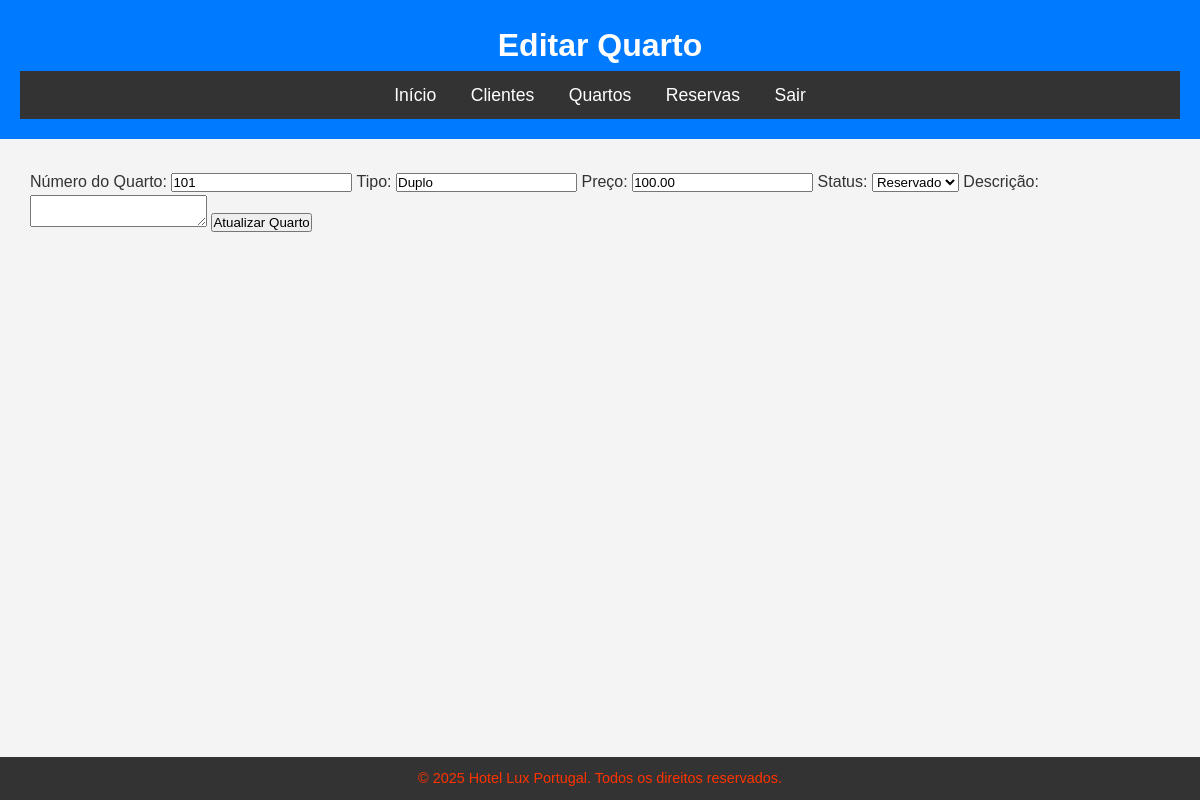
Page /editar_quarto.php?id=1 on the committed database.
### tables this page shows
CREATE TABLE `quarto` (
  `id` int(11) NOT NULL,
  `numero_quarto` varchar(10) NOT NULL,
  `tipo` varchar(50) NOT NULL,
  `preco` decimal(10,2) NOT NULL,
  `status` enum('Disponível','Ocupado','Reservado') DEFAULT 'Disponível',
  `descricao` text DEFAULT NULL
);

### editar_quarto.php (the view, shortened to what this page needs)
<?php
require_once 'config.php';
if (isset($_GET['id'])) {
    $id_quarto = $_GET['id'];
    $query = "SELECT * FROM quarto WHERE id = ?";
    $stmt = $conn->prepare($query);
    $stmt->bind_param("i", $id_quarto);
    $stmt->execute();
    $result = $stmt->get_result();
    $row = $result->fetch_assoc();
} else {
    $_SESSION['erro'] = "ID do quarto não especificado.";
    header("Location: quartos.php");
    exit();
}
?>
<!DOCTYPE html>
<html lang="pt-PT">
<head>
    <link rel="stylesheet" href="estilos.css">
</head>
<body>
    <header>
        <h1>Editar Quarto</h1>
        <nav>
            <ul>
                <li><a href="index.php">Início</a></li>
                <li><a href="clientes.php">Clientes</a></li>
                <li><a href="quartos.php">Quartos</a></li>
                <li><a href="reservas_admin.php">Reservas</a></li>
                <li><a href="logout.php">Sair</a></li>
            </ul>
        </nav>
    </header>
    <main>
        <form action="editar_quarto.php?id=<?= $row['id'] ?>" method="POST">
            <label for="numero_quarto">Número do Quarto:</label>
            <input type="text" id="numero_quarto" name="numero_quarto" value="<?= $row['numero_quarto'] ?>" required>
            <label for="tipo">Tipo:</label>
            <input type="text" id="tipo" name="tipo" value="<?= $row['tipo'] ?>" required>
            <label for="preco">Preço:</label>
            <input type="number" id="preco" name="preco" value="<?= $row['preco'] ?>" step="0.01" required>
            <label for="status">Status:</label>
            <select id="status" name="status" required>
                <option value="Reservado" <?= ($row['status'] == 'Reservado') ? 'selected' : '' ?>>Reservado</option>
            </select>
            <label for="descricao">Descrição:</label>
            <textarea id="descricao" name="descricao" required><?= $row['descricao'] ?></textarea>
            <button type="submit">Atualizar Quarto</button>
        </form>
    </main>
    <footer>
        <p>&copy; 2025 Hotel Lux Portugal. Todos os direitos reservados.</p>
    </footer>
</body>
</html>

### estilos.css (style rules this page uses)
* { margin: 0; padding: 0; box-sizing: border-box; }
body { font-family: 'Arial', sans-serif; background-color: #f4f4f4; color: #333; line-height: 1.6; }
header { background-color: #007bff; color: white; padding: 20px; text-align: center; }
header h1 { font-size: 2rem; }
nav ul { list-style: none; padding: 10px; text-align: center; background-color: #333; }
nav ul li { display: inline; margin: 0 15px; }
nav ul li a { color: white; text-decoration: none; font-size: 1.1rem; transition: color 0.3s; }
main { margin: 30px; }
p { font-size: 1.2rem; color: #ff3300; text-align: center; }
footer { background-color: #333; color: white; text-align: center; padding: 10px; position: fixed; width: 100%; bottom: 0; }
footer p { font-size: 0.9rem; }

### rows in the picture
quarto: numero_quarto "101", tipo "Duplo", preco "100.00", status "Reservado"
